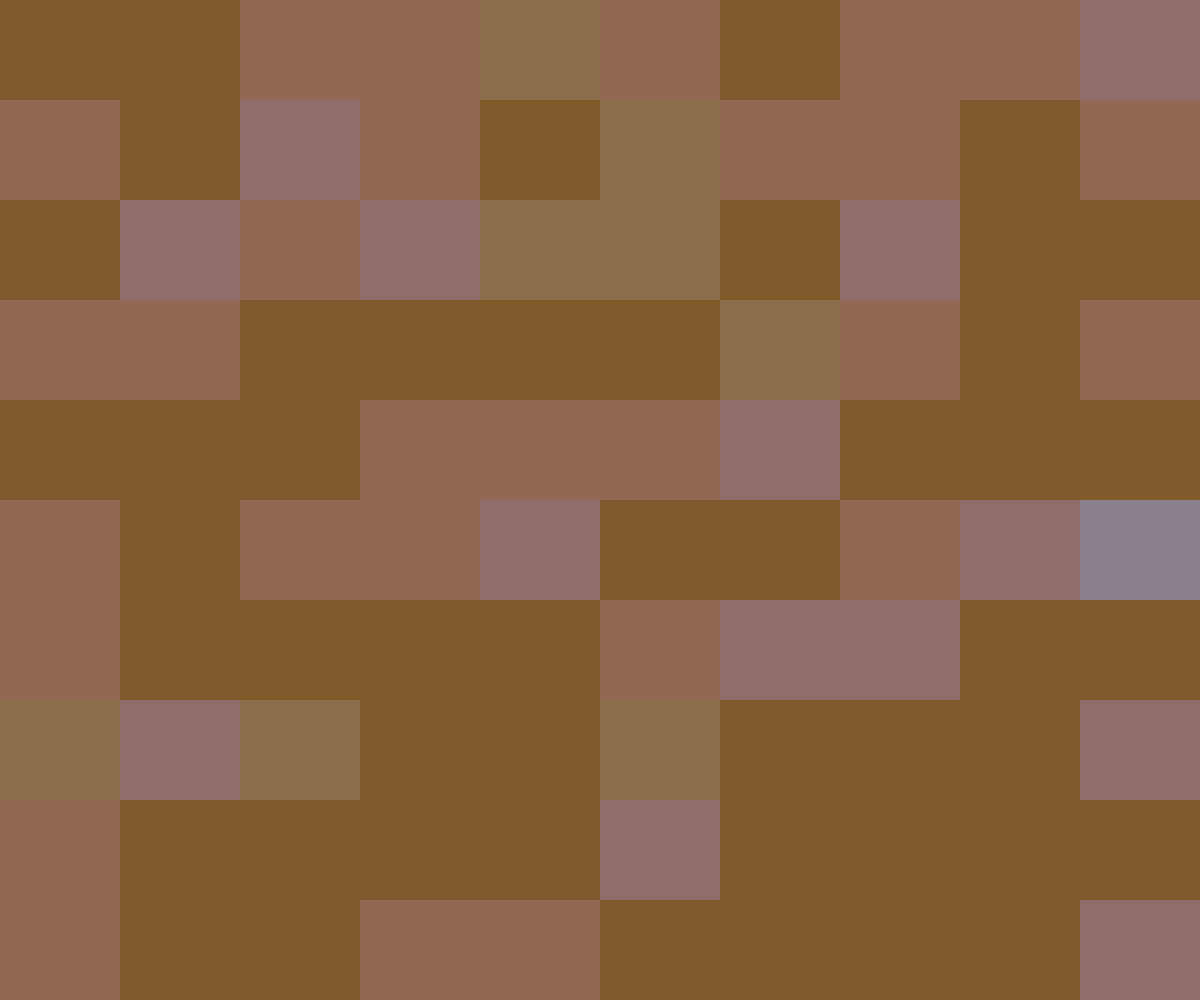
Frame 1 (no input)
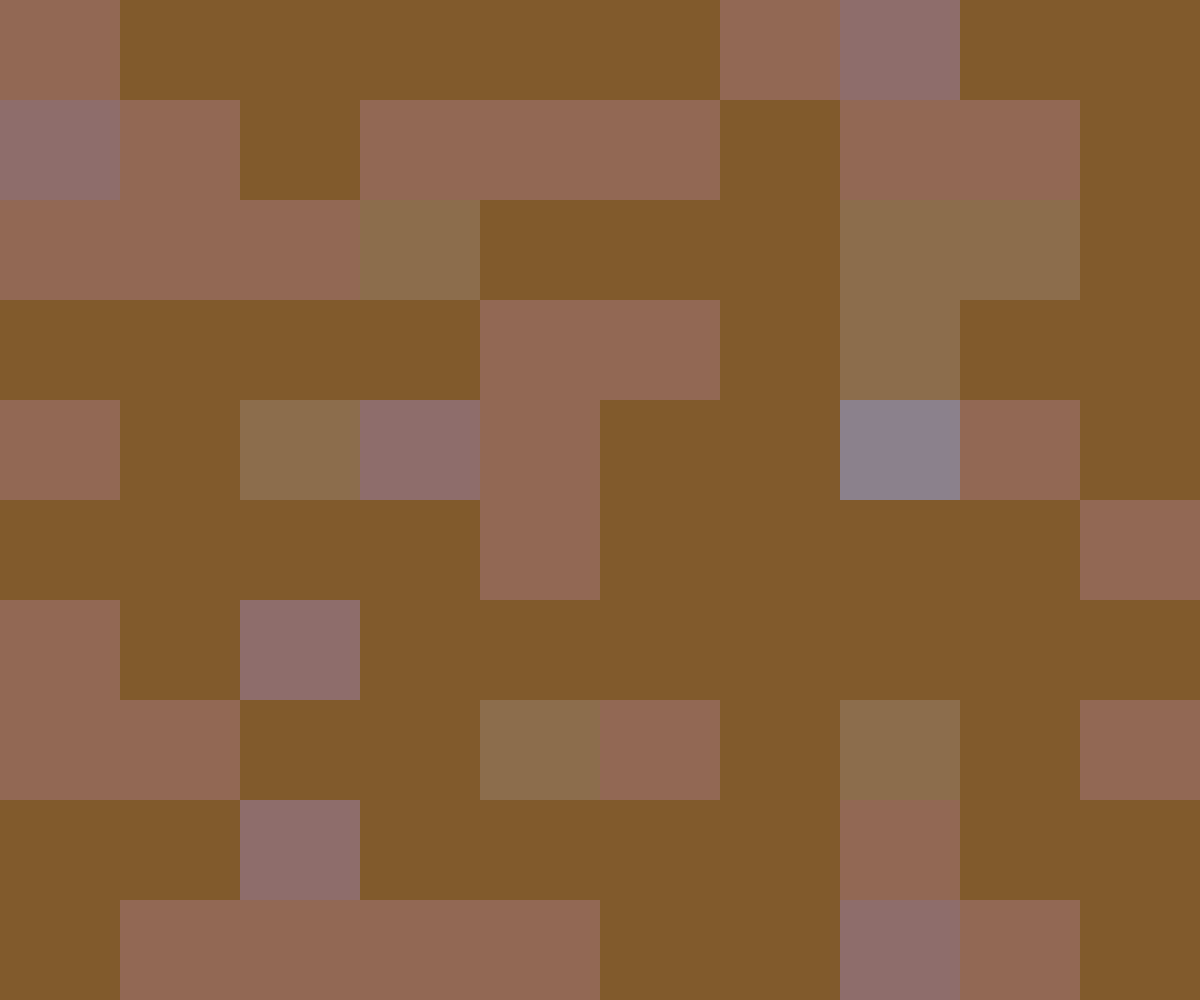
Frame 2 (the mouse pressed at the canvas centre, redrawn once)

The p5.js sketch that drew these frames (run headless with seeded random() and noise() and a simulated clock; the mouse was pressed at the canvas centre and the sketch redrawn once):

// p5.js sketch
// ── sketch.js
let cols, rows;
let scl = 10;

let colorIs;

//colors
let greyBlush, redBlush, copper, blush, bronze;

function setup() {
  createCanvas(innerWidth, innerHeight);
  cols = (height / scl);
  rows = (width / scl);

  greyBlush = color('#8B818C');
  redBlush = color('#8E6D6B');
  copper = color('#8C6D4C');
  blush = color('#926854');
  bronze = color('#815A2C');
}

function windowResized() {
  resizeCanvas(windowWidth, windowHeight);
  cols = (height / scl);
  rows = (width / scl);
}

function draw() {
  background(220);
  for (x = 0; x < width; x += rows) {
    for (y = 0; y < height; y += cols) {
      noStroke();

      let colorProb = floor(random(100));
      let colorIs;
      if (colorProb == 0) {
        colorIs = greyBlush;
      }
      else if (colorProb < 10) {
        colorIs = redBlush;
      }
      else if (colorProb < 20) {
        colorIs = copper;
      }
      else if (colorProb < 50) {
        colorIs = blush;
      }
      else if (colorProb < 100) {
        colorIs = bronze;
      }
      fill(colorIs)
      rect(x, y, rows, cols);
      console.log(colorProb);
    }
  }
  noLoop();
}
